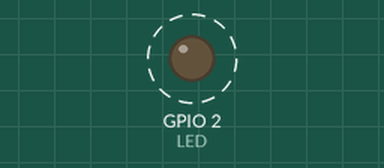
This sketch was run on a simulated ESP8266 (NodeMCU). Shown: output pins drawn as LEDs (lit = HIGH). Dashed ring = blinking. What the sketch prints to the serial monitor is not drawn.

Above: at 0.5 s.
Timing chart, 0 to 4.6 s (numbered marks = the images above):
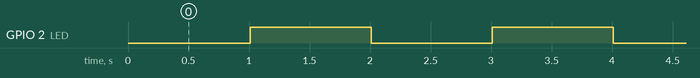

Measured:
- by itself, GPIO 2 (LED): alternates HIGH for 1.0 s and LOW for 1.0 s

The sketch:

blinky.ino
```cpp
/*
 ESP12E-Test
 Led an dem ESP8266 Modul Typ ESP12E blinken lassen
 und Zahlenfolge über serielle Schnittstelle ausgeben

 Programm erprobt ab Arduino IDE 1.8.7
 Weitere Beispiele unter https://www.mikrocontroller-elektronik.de/
*/

#include <ESP8266WiFi.h>


#define LED 2 //GPIO2 - Led auf dem Modul selbst

int i;

void setup() {
 pinMode(LED, OUTPUT); // Port aus Ausgang schalten

 Serial.begin(115200);
 delay(10);

 Serial.println("");
 Serial.println("ESP12E Modul Test");
}


void loop() {

 digitalWrite(LED, LOW); //Led port ausschalten
 delay(1000); //1 Sek Pause
 digitalWrite(LED, HIGH); //Led port einschlaten
 delay(1000);

 Serial.println(i);
 i++;
}
```
